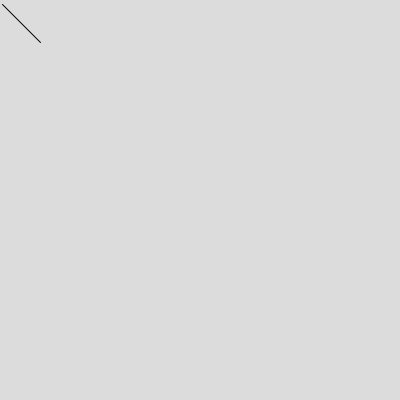
Frame 1 (no input)
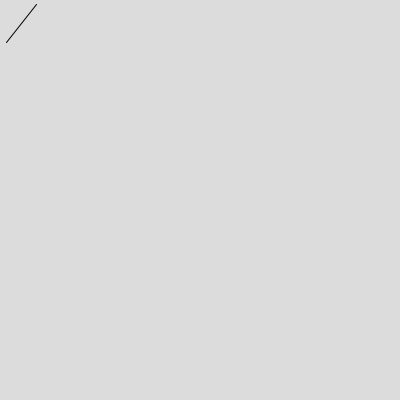
Frame 60 (the mouse pressed at the canvas centre just before this capture)
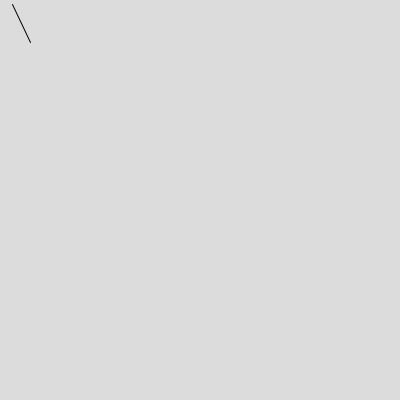
Frame 120 (the mouse held since frame 60 and released just before this capture)

The Processing sketch that drew these frames (run headless with seeded random() and noise(); from frame 60 on, the mouse is pressed at the canvas centre):

// Processing sketch: sketch_rotatingLine
// ── sketch_rotatingLine.pde
int x1offset = 2;
int x2offset = -2;
int xyoffset = 2;

int x1=2, y1=2, x2=40, y2=40;
int x1s=x1, y1s=y1, x2s=x2, y2s=y2;

void setup(){
  size(400, 400);
}

void draw(){lines();}

void lines(){
  background(220);
  line(x1, y1+xyoffset, x2, y2+xyoffset);
  if (x1 == x2s) x1offset = -abs(x1offset);
  if (x1 == x1s) x1offset = abs(x1offset);
  if (x2 == x1s) x2offset = abs(x2offset);
  if (x2 == x2s) x2offset = -abs(x2offset);
  

  x1+=x1offset;
  x2+=x2offset;
  print(str(x1offset) + " "+ str(x2offset) + "\n");
}
